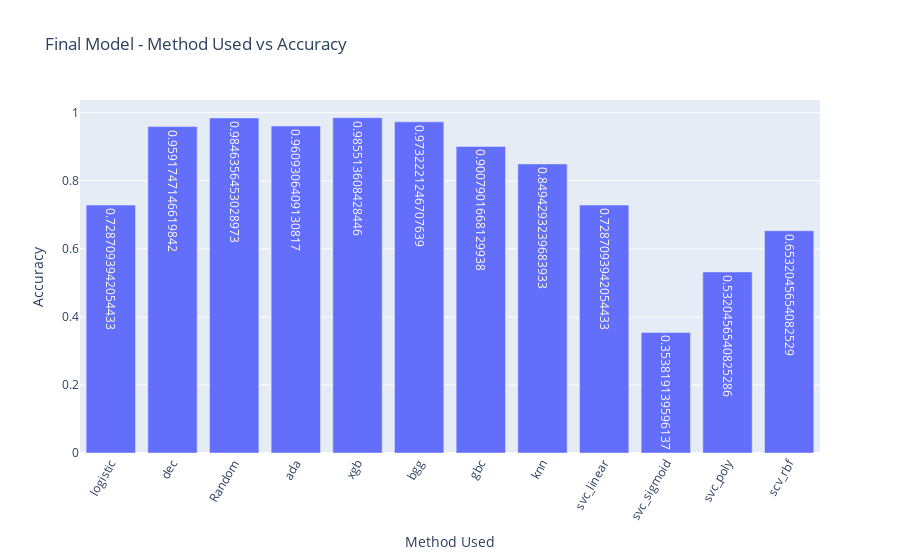

Notebook code for this chart:
### Code cell
figure = px.bar(df_test_accuracy_final_allmodel,x = 'Method Used', y = 'Accuracy', text = 'Accuracy', 
                labels = { 'Accuracy':'Accuracy'}, title = 'Final Model - Method Used vs Accuracy')
figure.update_layout(xaxis_tickangle = -60)
figure.show()

### Figure 1 — Plotly figure (JSON) as saved in the notebook; plotly's stock layout.template omitted (floating-point values rounded to 4 significant figures)
{"data": [{"alignmentgroup": "True", "hovertemplate": "Method Used=%{x}<br>Accuracy=%{text}<extra></extra>", "legendgroup": "", "marker": {"color": "#636efa", "pattern": {"shape": ""}}, "name": "", "offsetgroup": "", "orientation": "v", "showlegend": false, "text": [0.7287, 0.9592, 0.9846, 0.9609, 0.9855, 0.9732, 0.9008, 0.8494, 0.7287, 0.3538, 0.532, 0.6532], "textposition": "auto", "type": "bar", "x": ["logistic", "dec", "Random", "ada", "xgb", "bgg", "gbc", "knn", "svc_linear", "svc_sigmoid", "svc_poly", "scv_rbf"], "xaxis": "x", "y": [0.7287, 0.9592, 0.9846, 0.9609, 0.9855, 0.9732, 0.9008, 0.8494, 0.7287, 0.3538, 0.532, 0.6532], "yaxis": "y"}], "layout": {"barmode": "relative", "legend": {"tracegroupgap": 0}, "title": {"text": "Final Model - Method Used vs Accuracy"}, "xaxis": {"anchor": "y", "domain": [0, 1], "tickangle": -60, "title": {"text": "Method Used"}}, "yaxis": {"anchor": "x", "domain": [0, 1], "title": {"text": "Accuracy"}}}}
